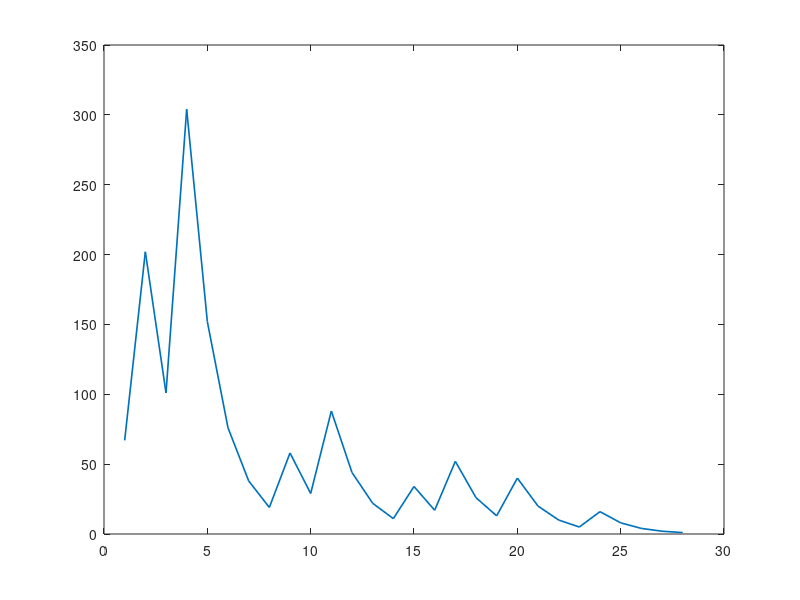

MATLAB code to generate this figure:
% Collatz Conjecture

start_val   = 67;

%
V = start_val;
stopFlag = 0;   
k = 1;
while stopFlag == 0
    k = k+1;
    if rem(V(k-1),2) == 0 % even
        V(k) = V(k-1)/2;
    else
        V(k) = V(k-1)*3+1;
    end
    if V(k) == 1
        stopFlag=1;
    end
end
nSteps = k-1;
disp(['# of Steps to Finish: ' num2str(nSteps)]);
plot(V,'lineWidth',1.2)
